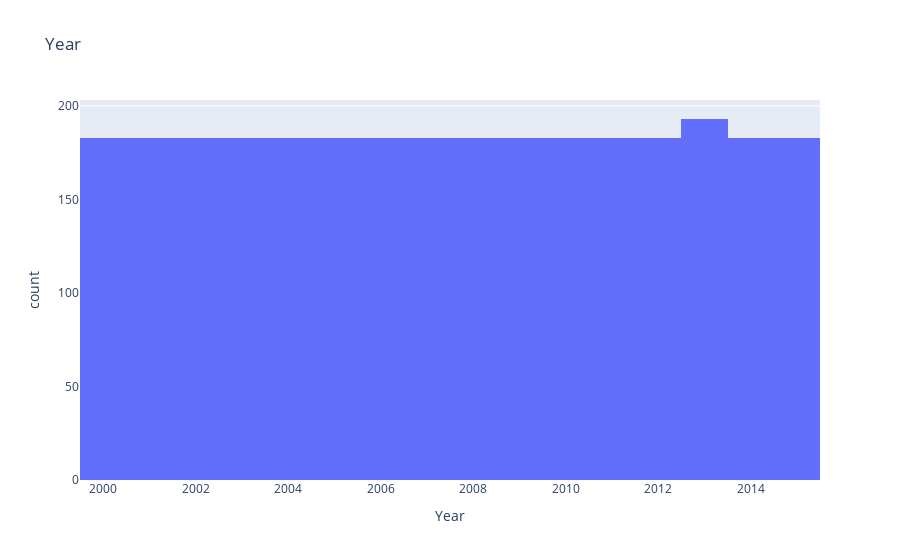
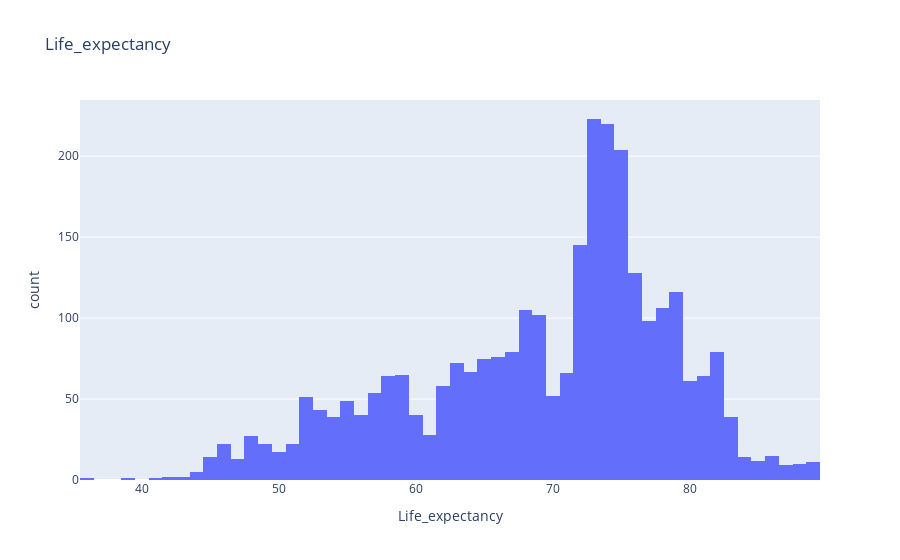
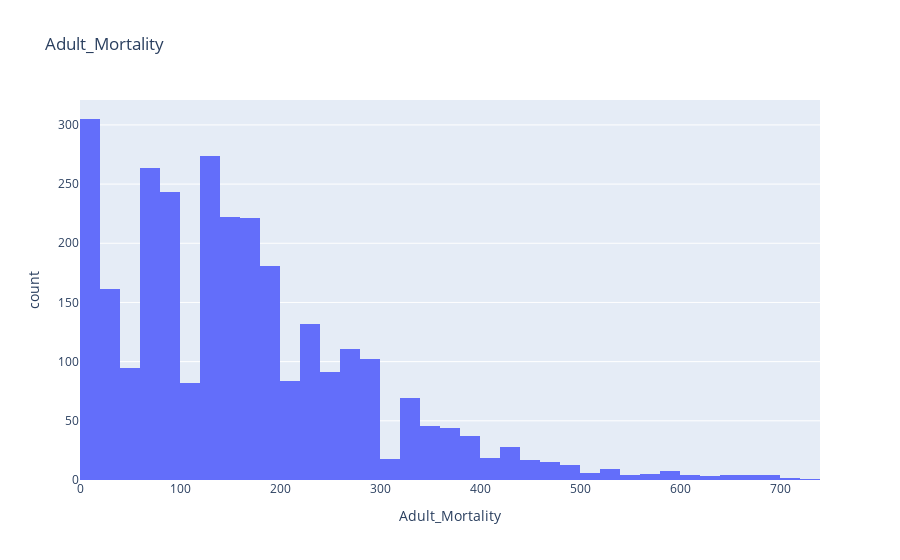
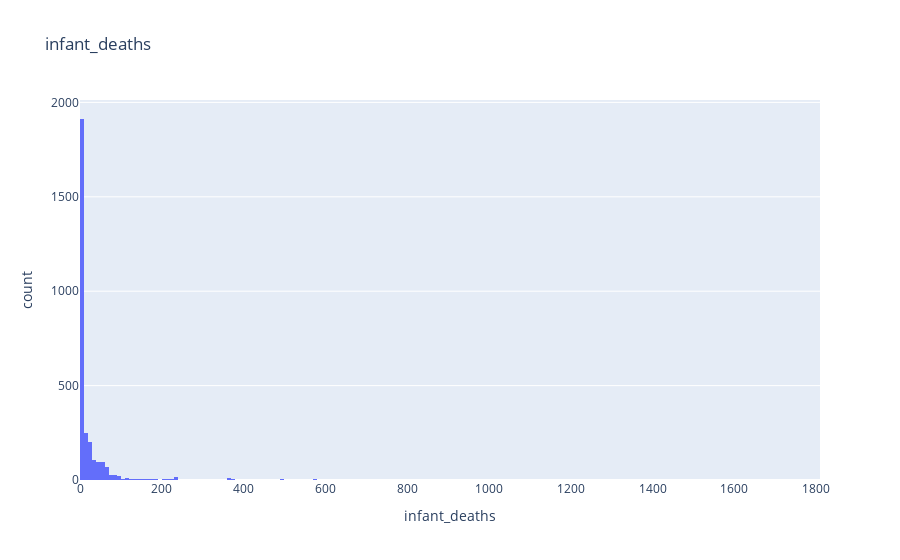

Notebook source saved alongside these figures, in order:
### Code cell
# histogram-> the best choice for univariad analysis 
for col in num_col:
    px.histogram(df,x=col,title=col).show()

### Figure 1 — Plotly figure (JSON) as saved in the notebook; plotly's stock layout.template omitted (floating-point values rounded to 4 significant figures; data arrays with more than 128 entries replaced by an {"elided": "..."} marker saying what was removed)
{"data": [{"bingroup": "x", "hovertemplate": "Year=%{x}<br>count=%{y}<extra></extra>", "legendgroup": "", "marker": {"color": "#636efa", "pattern": {"shape": ""}}, "name": "", "orientation": "v", "showlegend": false, "type": "histogram", "x": {"elided": "2938 int values"}, "xaxis": "x", "yaxis": "y"}], "layout": {"barmode": "relative", "legend": {"tracegroupgap": 0}, "title": {"text": "Year"}, "xaxis": {"anchor": "y", "domain": [0, 1], "title": {"text": "Year"}}, "yaxis": {"anchor": "x", "domain": [0, 1], "title": {"text": "count"}}}}

### Figure 2 — Plotly figure (JSON) as saved in the notebook; plotly's stock layout.template omitted (floating-point values rounded to 4 significant figures; data arrays with more than 128 entries replaced by an {"elided": "..."} marker saying what was removed)
{"data": [{"bingroup": "x", "hovertemplate": "Life_expectancy=%{x}<br>count=%{y}<extra></extra>", "legendgroup": "", "marker": {"color": "#636efa", "pattern": {"shape": ""}}, "name": "", "orientation": "v", "showlegend": false, "type": "histogram", "x": {"elided": "2938 float values"}, "xaxis": "x", "yaxis": "y"}], "layout": {"barmode": "relative", "legend": {"tracegroupgap": 0}, "title": {"text": "Life_expectancy"}, "xaxis": {"anchor": "y", "domain": [0, 1], "title": {"text": "Life_expectancy"}}, "yaxis": {"anchor": "x", "domain": [0, 1], "title": {"text": "count"}}}}

### Figure 3 — Plotly figure (JSON) as saved in the notebook; plotly's stock layout.template omitted (floating-point values rounded to 4 significant figures; data arrays with more than 128 entries replaced by an {"elided": "..."} marker saying what was removed)
{"data": [{"bingroup": "x", "hovertemplate": "Adult_Mortality=%{x}<br>count=%{y}<extra></extra>", "legendgroup": "", "marker": {"color": "#636efa", "pattern": {"shape": ""}}, "name": "", "orientation": "v", "showlegend": false, "type": "histogram", "x": {"elided": "2938 float values"}, "xaxis": "x", "yaxis": "y"}], "layout": {"barmode": "relative", "legend": {"tracegroupgap": 0}, "title": {"text": "Adult_Mortality"}, "xaxis": {"anchor": "y", "domain": [0, 1], "title": {"text": "Adult_Mortality"}}, "yaxis": {"anchor": "x", "domain": [0, 1], "title": {"text": "count"}}}}

### Figure 4 — Plotly figure (JSON) as saved in the notebook; plotly's stock layout.template omitted (floating-point values rounded to 4 significant figures; data arrays with more than 128 entries replaced by an {"elided": "..."} marker saying what was removed)
{"data": [{"bingroup": "x", "hovertemplate": "infant_deaths=%{x}<br>count=%{y}<extra></extra>", "legendgroup": "", "marker": {"color": "#636efa", "pattern": {"shape": ""}}, "name": "", "orientation": "v", "showlegend": false, "type": "histogram", "x": {"elided": "2938 int values"}, "xaxis": "x", "yaxis": "y"}], "layout": {"barmode": "relative", "legend": {"tracegroupgap": 0}, "title": {"text": "infant_deaths"}, "xaxis": {"anchor": "y", "domain": [0, 1], "title": {"text": "infant_deaths"}}, "yaxis": {"anchor": "x", "domain": [0, 1], "title": {"text": "count"}}}}
